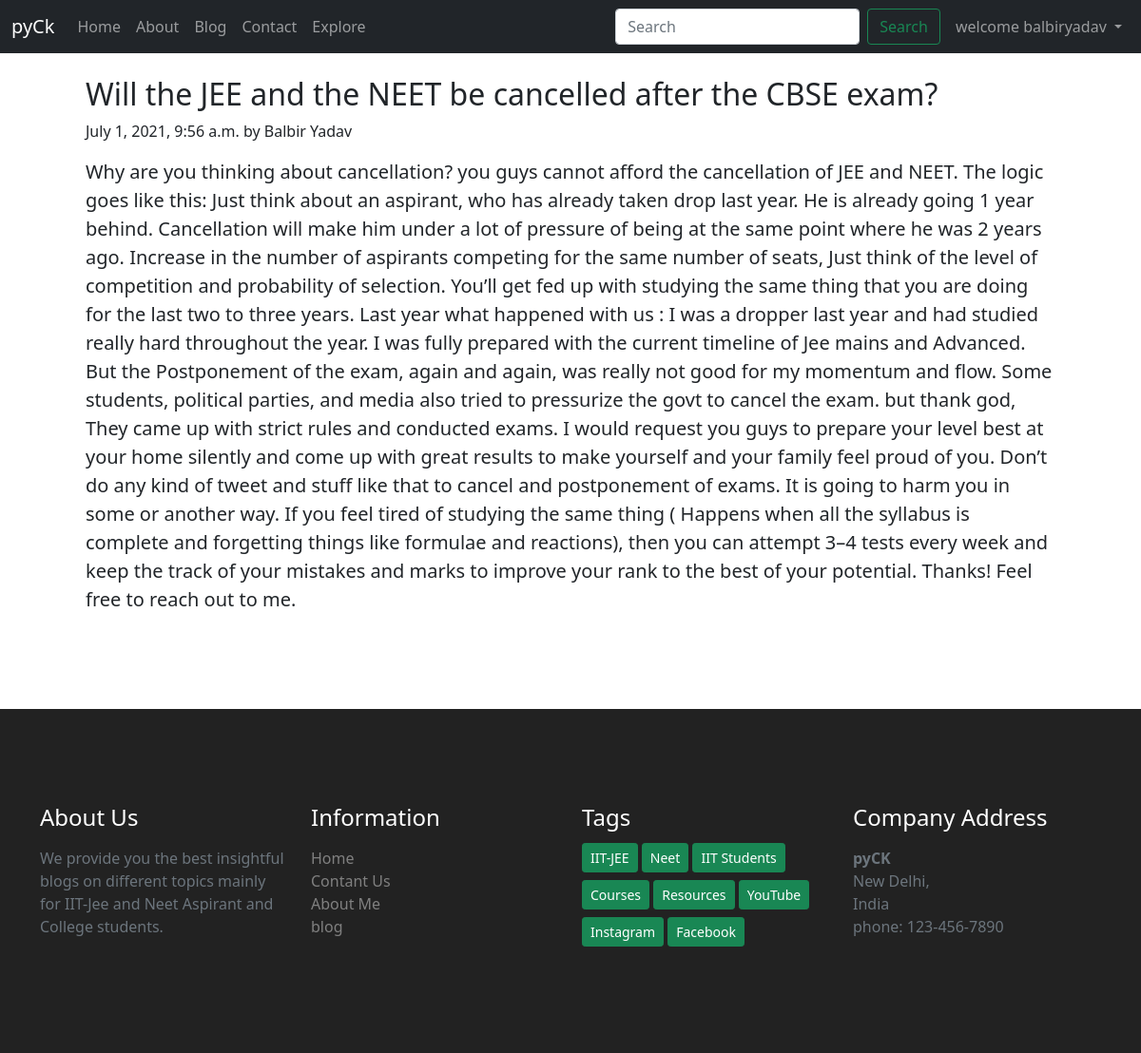
Screenshot of /blog/NeetandJee (signed in) with the database file from the repository.
### blog/models.py (models this page shows, shortened)
class Post(models.Model):
    sno=models.IntegerField(primary_key=True)
    title=models.CharField(max_length=256)
    content=models.TextField()
    author=models.CharField(max_length=250)
    slug=models.CharField(max_length=130)
    timestamp=models.DateTimeField(timezone.now())

### blog/views.py (the view)
# urls.py: path('<str:slug>',views.blogpost,name='blogpost'),
def blogpost(request,slug):
    post=Post.objects.filter(slug=slug).first()
    context={'post':post}
    return render(request,'blog/blogpost.html',context)

### templates/blog/blogpost.html (shortened to what this page needs)
{% extends 'base.html' %}
{% block body %}
<div style="width: 85%; margin:auto">
  <article class="blog-post my-4">
        <h2 class="blog-post-title">{{post.title}}</h2>
        <p class="blog-post-meta">{{post.timestamp}} by {{post.author}}</p>
        <p style='font-size:20px;'>{{post.content|safe}}</p>
      </article>
</div>
{% endblock body %}

### templates/base.html (shortened to what this page needs)
<!doctype html>
<html lang="en">
<head>
  <link href="https://cdn.jsdelivr.net/npm/bootstrap@5.0.2/dist/css/bootstrap.min.css" rel="stylesheet"
>
</head>
<body>
  <nav class="navbar navbar-expand-lg navbar-dark bg-dark">
    <div class="container-fluid">
      <a class="navbar-brand" href="/">pyCk</a>
      <div class="collapse navbar-collapse" id="navbarSupportedContent">
        <ul class="navbar-nav me-auto mb-2 mb-lg-0">
          <li class="nav-item {% block homeactive %}{% endblock homeactive %}">
            <a class="nav-link" aria-current="page" href="/">Home</a>
          </li>
          <li class="nav-item {% block aboutactive %}{% endblock aboutactive %}">
            <a class="nav-link" href="/about">About</a>
          </li>
          <li class="nav-item  {% block blogactive %}{% endblock blogactive %}">
            <a class="nav-link" href="/blog">Blog</a>
          </li>
          <li class="nav-item active">
            <a class="nav-link" href="/contact">Contact</a>
          </li>
          <li class="nav-item">
            <a class="nav-link visible" href="/" tabindex="1" aria-disabled="False">Explore</a>
          </li>
        </ul>
        <form method='get' action='/search' class="d-flex">
          <input class="form-control me-2" name='query' id='query' type="search" placeholder="Search"
            aria-label="Search">
          <button class="btn btn-outline-success me-2" type="submit">Search</button>
        </form>
        {% if user.is_authenticated %}
           <ul class="navbar-nav">
           <li class="nav-item dropdown">
          <a class="nav-link dropdown-toggle" href="#" id="navbarDropdownMenuLink" role="button" data-bs-toggle="dropdown" aria-expanded="false">
            welcome {{request.user}}
          </a>
        </li>
        </ul>
      {% endif %}
      </div>
    </div>
  </nav>
  {% block body %}
  {% endblock body %}
  <div id="footer">
    <div class="container">
      <div class="row">
        <div class="col-md-3">
          <h4 class="text-white">About Us</h4>
          <p class="text-muted my-3">We provide you the best insightful blogs on different topics mainly for IIT-Jee and Neet Aspirant and College students.</p>
        </div>
        <div class="col-md-3">
          <h4 class="text-white">Information</h4>
          <ul class="information my-3">
            <li><a href="/">Home</a></li>
            <li><a href="/contact">Contant Us</a></li>
            <li><a href="/about">About Me</a></li>
            <li><a href="/blog">blog</a></li>
          </ul>
        </div>
        <div class="col-md-3">
          <h4 class="text-white">Tags</h4>
          <div class="my-2">
            <button class="btn btn-sm btn-success my-1">IIT-JEE</button>
            <button class="btn btn-sm btn-success my-1">Neet</button>
            <button class="btn btn-sm btn-success my-1">IIT Students</button>
            <button class="btn btn-sm btn-success my-1">Courses</button>
            <button class="btn btn-sm btn-success my-1">Resources</button>
            <button class="btn btn-sm btn-success my-1">YouTube</button>
            <button class="btn btn-sm btn-success my-1">Instagram</button>
            <button class="btn btn-sm btn-success my-1">Facebook</button>
          </div>
        </div>
        <div class="col-md-3">
          <h4 class="text-white">Company Address</h4>
          <address class="my-3 text-muted">
            <b>pyCK</b><br>
            New Delhi,<br>
            India<br>
            phone: 123-456-7890
          </address>
        </div>
      </div>
    </div>
  </div>
</body>
</html>

### rows the page displays
Post: title "Will the JEE and the NEET be cancelled after the CBSE exam?", timestamp "July 1, 2021, 9:56 a.m.", author "Balbir Yadav", content "Why are you thinking about cancellation? you guys cannot afford the cancellation of JEE and NEET. The logic goes like this: Just think about an aspirant, who has already taken drop last year. He is already going 1 year behind. Cancellation will make him under a lot of pressure of being at the same point where he was 2 years ago. Increase in the number of aspirants competing for the same number of seats, Just think of the level of competition and probability of selection. You’ll get fed up with studying the same thing that you are doing for the last two to three years. Last year what happened with us : I was a dropper last year and had studied really hard throughout the year. I was fully…"

### other values shown
{{ request.user }} "balbiryadav"
